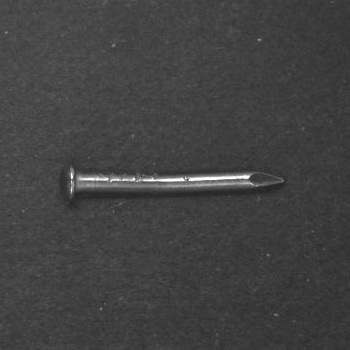
#> input picture ClassifyNails/data/split/test/1522072644_bad.jpeg, 350 x 350 px
$ python -i crop.py   (imports and definitions only)
#> lines starting #> are read from the running program, lines starting #| are printed output that depends on the picture; after the words box and inside, x2 and y2 are one past the last pixel; in counts of white or black regions, pixels touching at a corner belong together
#> further down, picture is the input picture: shape (350, 350, 3); min 33, max 255, mean 65.9
# -*- coding: utf-8 -*-
"""
Created on Sat Mar 14 07:41:15 2020

@author: Ramvinojen
"""

from pathlib import Path
import numpy as np
import PIL
import cv2

import utils as ut


def cropper(image):
    """
    simple cropping routine: select region which only shows the targets
    """
    image_yuv = cv2.cvtColor(image, cv2.COLOR_BGR2YUV)
#> image_yuv: shape (350, 350, 3); mean of channels 0, 1, 2 65.9, 128, 128
    image_yuv[:, :, 0] = cv2.equalizeHist(image_yuv[:, :, 0])
#> image_yuv: shape (350, 350, 3); mean of channels 0, 1, 2 132.6, 128, 128
    image_rgb = cv2.cvtColor(image_yuv, cv2.COLOR_YUV2RGB)
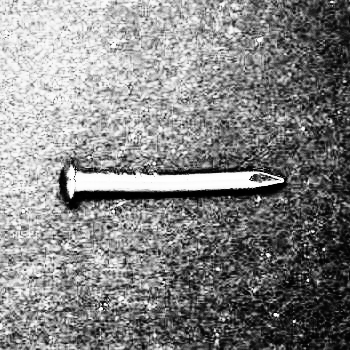
#> image_rgb: shape (350, 350, 3); min 0, max 255, mean 132.6
    image_rgb = cv2.fastNlMeansDenoising(image_rgb, None, 40, 29, 7)
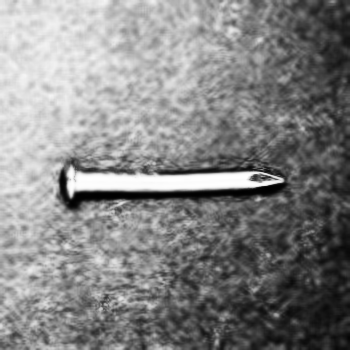
#> image_rgb: shape (350, 350, 3); min 0, max 255, mean 132.6

    # convert the image to grayscale, blur it, and find edges
    # in the image
    gray = cv2.cvtColor(image_rgb, cv2.COLOR_BGR2GRAY)
    gray = cv2.bilateralFilter(gray, 18, 100, 100)
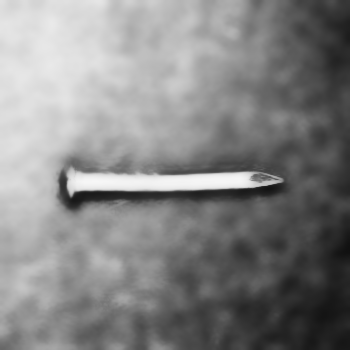
#> gray: shape (350, 350); min 16, max 247, mean 132.6
    edged = cv2.Canny(gray, 20, 200, apertureSize=3)
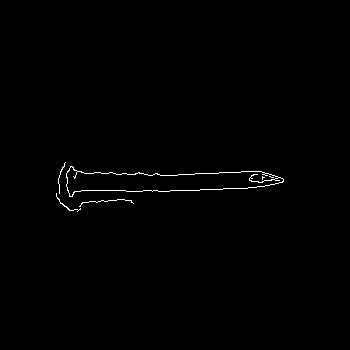
#> edged: shape (350, 350); 0.57% white in thin lines or dots, all inside (x1, y1, x2, y2) = (56, 162, 284, 212)

    # find contours in the edged image, keep only the largest
    # ones, and initialize our screen contour
    (cnts, _) = cv2.findContours(edged, cv2.RETR_TREE, cv2.CHAIN_APPROX_SIMPLE)
#> cnts = 7 contours, 5 with area under 20; largest, box (x1, y1, x2, y2) and area: (66, 166, 284, 197) 3502, (66, 166, 284, 197) 3478
    cnts = sorted(cnts, key=cv2.contourArea, reverse=True)
    screenCnt = None
    # loop over our contours
    app = []
    per = []
    for c in cnts:
        # approximate the contour
        peri = cv2.arcLength(c, True)
        approx = cv2.approxPolyDP(c, 0.02 * peri, True)

        app.append(approx)
        per.append(peri)
#> this loop made 7 passes
#> peri on passes 3, 5, 6, 7: 75.25, 122.8, 8.83, 8.83
#> (peri, approx) on passes 1, 2, 4: (487.7, [[66, 173], [69, 196], [283, 181]]), (621.7, [[66, 173], [283, 180], [70, 196]]), (68.63, [[65, 162], [58, 178], [59, 193], [58, 178]])
#> after the loop, app = 7 contours, 5 with area under 20; largest, box (x1, y1, x2, y2) and area: (66, 173, 284, 197) 2484, (66, 173, 284, 197) 2482; per = [487.7, 621.7, 75.25, 68.63, 122.8, 8.83, 8.83]

    assert len(per) > 0
    assert len(app) > 0

    idx = np.argmax(np.array(per))
#> idx = 1
#> (the run stopped early here; a loop or call above may not have finished)
